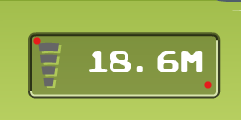
#> input picture image-20210707212046724.png, 241 x 120 px
$ python -i model_process.py   (imports and definitions only)
#> lines starting #> are read from the running program, lines starting #| are printed output that depends on the picture; after the words box and inside, x2 and y2 are one past the last pixel; in counts of white or black regions, pixels touching at a corner belong together
import cv2
import numpy as np

files_addr = "../models/origin/"
save_addr = "../models/processed/"


def process(ori_img):
    img = cv2.cvtColor(np.array(ori_img), cv2.COLOR_RGB2BGR)  # 转为opencv的BGR格式
#> img is the input picture: shape (120, 241, 3); mean B, G, R 84.3, 176.3, 155.5
    # cv2.namedWindow('imm', cv2.WINDOW_AUTOSIZE)
    # cv2.imshow('imm', ori_img)  # 显示
    imggray = cv2.cvtColor(np.array(img), cv2.COLOR_BGR2GRAY)
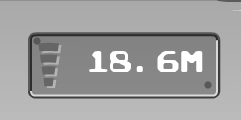
#> imggray: shape (120, 241); min 44, max 255, mean 159.5
    thresh, imgthr = cv2.threshold(imggray, 230, 255, cv2.THRESH_BINARY)
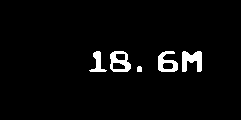
#> imgthr: shape (120, 241); 3.3% white; 5 white regions, box (x1, y1, x2, y2) and area: (182, 51, 202, 72) 288, (110, 51, 131, 72) 258, (158, 51, 178, 72) 239, (89, 51, 107, 72) 155, (137, 66, 142, 72) 28
    # cv2.namedWindow("threshold", cv2.WINDOW_AUTOSIZE)
    # cv2.imshow('threshold', np.array(imgthr))

    w, h = imgthr.shape
#> w = 120; h = 241
    left = top = right = bottom = 0
    f = 0
    for x in range(w):

        if f == 0 and imgthr[x, :].sum() > 0:
            left = x
            f = 1
        elif f == 1 and imgthr[x, :].sum() == 0:
            right = x
            f = 0
            break
#> after the loop, f = 0; left = 51; right = 72
    for y in range(h):
        if f == 0 and imgthr[:, y].sum() > 0:
            top = y
            f = 1
        elif f == 1 and imgthr[:, y].sum() == 0:
            bottom = y
            f = 0
            break
#> after the loop, bottom = 107; f = 0; top = 89

    roi = (left, top, right, bottom)
#> roi = (51, 89, 72, 107)
    img_final = imgthr[left:right, top:bottom]
    # cv2.namedWindow("roi", cv2.WINDOW_AUTOSIZE)
    # cv2.imshow("roi", img_final)
    # cv2.waitKey(0)
    img_final = cv2.resize(img_final, (16, 16), interpolation=cv2.INTER_CUBIC)

    return img_final


# [6 lines not run here, left out]

>>> import cv2
>>> picture = cv2.cvtColor(cv2.imread('../image-20210707212046724.png'), cv2.COLOR_BGR2RGB)
>>> result = process(picture)
